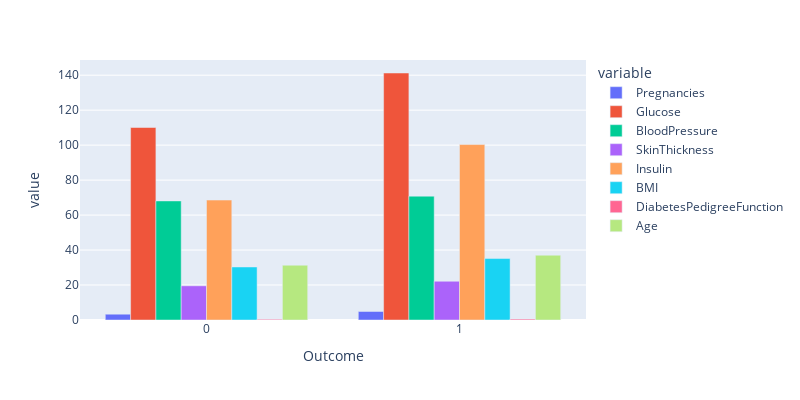

Notebook code cell kept with this figure:
### Code cell
dependence_outcome = diabetes.groupby('Outcome')[['Pregnancies','Glucose','BloodPressure','SkinThickness','Insulin','BMI','DiabetesPedigreeFunction','Age']].mean()

fig = px.bar(
    data_frame=dependence_outcome,
    barmode='group',
    width=800,
    height=400
)
fig.show()

### Figure 1 — Plotly figure (JSON) as saved in the notebook; plotly's stock layout.template omitted (floating-point values rounded to 4 significant figures)
{"data": [{"alignmentgroup": "True", "hovertemplate": "variable=Pregnancies<br>Outcome=%{x}<br>value=%{y}<extra></extra>", "legendgroup": "Pregnancies", "marker": {"color": "#636efa", "pattern": {"shape": ""}}, "name": "Pregnancies", "offsetgroup": "Pregnancies", "orientation": "v", "showlegend": true, "textposition": "auto", "type": "bar", "x": [0, 1], "xaxis": "x", "y": [3.314, 4.866], "yaxis": "y"}, {"alignmentgroup": "True", "hovertemplate": "variable=Glucose<br>Outcome=%{x}<br>value=%{y}<extra></extra>", "legendgroup": "Glucose", "marker": {"color": "#EF553B", "pattern": {"shape": ""}}, "name": "Glucose", "offsetgroup": "Glucose", "orientation": "v", "showlegend": true, "textposition": "auto", "type": "bar", "x": [0, 1], "xaxis": "x", "y": [110.1, 141.3], "yaxis": "y"}, {"alignmentgroup": "True", "hovertemplate": "variable=BloodPressure<br>Outcome=%{x}<br>value=%{y}<extra></extra>", "legendgroup": "BloodPressure", "marker": {"color": "#00cc96", "pattern": {"shape": ""}}, "name": "BloodPressure", "offsetgroup": "BloodPressure", "orientation": "v", "showlegend": true, "textposition": "auto", "type": "bar", "x": [0, 1], "xaxis": "x", "y": [68.1, 70.82], "yaxis": "y"}, {"alignmentgroup": "True", "hovertemplate": "variable=SkinThickness<br>Outcome=%{x}<br>value=%{y}<extra></extra>", "legendgroup": "SkinThickness", "marker": {"color": "#ab63fa", "pattern": {"shape": ""}}, "name": "SkinThickness", "offsetgroup": "SkinThickness", "orientation": "v", "showlegend": true, "textposition": "auto", "type": "bar", "x": [0, 1], "xaxis": "x", "y": [19.56, 22.16], "yaxis": "y"}, {"alignmentgroup": "True", "hovertemplate": "variable=Insulin<br>Outcome=%{x}<br>value=%{y}<extra></extra>", "legendgroup": "Insulin", "marker": {"color": "#FFA15A", "pattern": {"shape": ""}}, "name": "Insulin", "offsetgroup": "Insulin", "orientation": "v", "showlegend": true, "textposition": "auto", "type": "bar", "x": [0, 1], "xaxis": "x", "y": [68.58, 100.3], "yaxis": "y"}, {"alignmentgroup": "True", "hovertemplate": "variable=BMI<br>Outcome=%{x}<br>value=%{y}<extra></extra>", "legendgroup": "BMI", "marker": {"color": "#19d3f3", "pattern": {"shape": ""}}, "name": "BMI", "offsetgroup": "BMI", "orientation": "v", "showlegend": true, "textposition": "auto", "type": "bar", "x": [0, 1], "xaxis": "x", "y": [30.32, 35.14], "yaxis": "y"}, {"alignmentgroup": "True", "hovertemplate": "variable=DiabetesPedigreeFunction<br>Outcome=%{x}<br>value=%{y}<extra></extra>", "legendgroup": "DiabetesPedigreeFunction", "marker": {"color": "#FF6692", "pattern": {"shape": ""}}, "name": "DiabetesPedigreeFunction", "offsetgroup": "DiabetesPedigreeFunction", "orientation": "v", "showlegend": true, "textposition": "auto", "type": "bar", "x": [0, 1], "xaxis": "x", "y": [0.429, 0.5505], "yaxis": "y"}, {"alignmentgroup": "True", "hovertemplate": "variable=Age<br>Outcome=%{x}<br>value=%{y}<extra></extra>", "legendgroup": "Age", "marker": {"color": "#B6E880", "pattern": {"shape": ""}}, "name": "Age", "offsetgroup": "Age", "orientation": "v", "showlegend": true, "textposition": "auto", "type": "bar", "x": [0, 1], "xaxis": "x", "y": [31.35, 37.07], "yaxis": "y"}], "layout": {"barmode": "group", "height": 400, "legend": {"title": {"text": "variable"}, "tracegroupgap": 0}, "margin": {"t": 60}, "width": 800, "xaxis": {"anchor": "y", "domain": [0, 1], "title": {"text": "Outcome"}}, "yaxis": {"anchor": "x", "domain": [0, 1], "title": {"text": "value"}}}}
